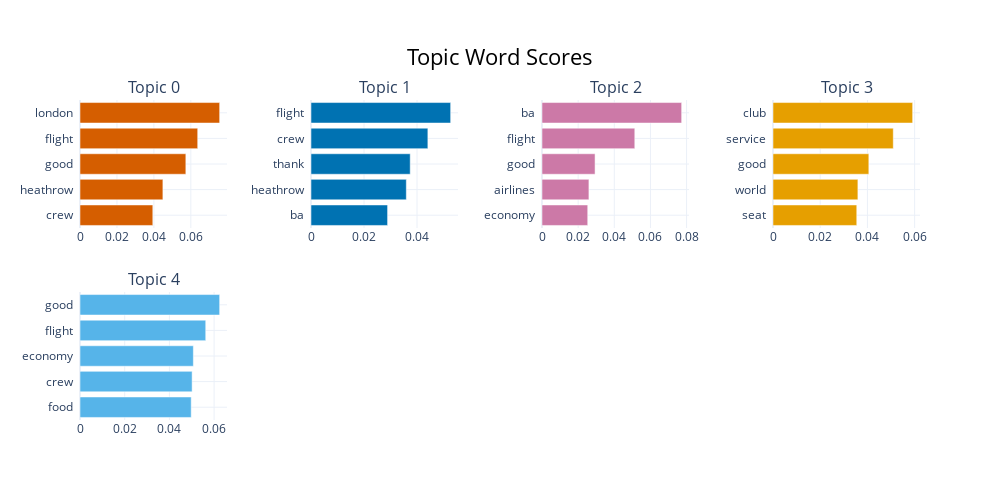

The code cell stored with this chart in its notebook:
### Code cell
topic_model.visualize_barchart(top_n_topics=5)

### Figure 1 — Plotly figure (JSON) as saved in the notebook; plotly's stock layout.template omitted (floating-point values rounded to 4 significant figures)
{"data": [{"marker": {"color": "#D55E00"}, "orientation": "h", "type": "bar", "x": [0.03942, 0.04488, 0.05731, 0.06373, 0.07561], "xaxis": "x", "y": ["crew  ", "heathrow  ", "good  ", "flight  ", "london  "], "yaxis": "y"}, {"marker": {"color": "#0072B2"}, "orientation": "h", "type": "bar", "x": [0.02889, 0.03596, 0.03743, 0.04409, 0.05269], "xaxis": "x2", "y": ["ba  ", "heathrow  ", "thank  ", "crew  ", "flight  "], "yaxis": "y2"}, {"marker": {"color": "#CC79A7"}, "orientation": "h", "type": "bar", "x": [0.0253, 0.02596, 0.02936, 0.05134, 0.07727], "xaxis": "x3", "y": ["economy  ", "airlines  ", "good  ", "flight  ", "ba  "], "yaxis": "y3"}, {"marker": {"color": "#E69F00"}, "orientation": "h", "type": "bar", "x": [0.03548, 0.03596, 0.0406, 0.05095, 0.05916], "xaxis": "x4", "y": ["seat  ", "world  ", "good  ", "service  ", "club  "], "yaxis": "y4"}, {"marker": {"color": "#56B4E9"}, "orientation": "h", "type": "bar", "x": [0.04976, 0.05017, 0.05072, 0.05626, 0.06249], "xaxis": "x5", "y": ["food  ", "crew  ", "economy  ", "flight  ", "good  "], "yaxis": "y5"}], "layout": {"annotations": [{"font": {"size": 16}, "showarrow": false, "text": "Topic 0", "x": 0.0875, "xanchor": "center", "xref": "paper", "y": 1, "yanchor": "bottom", "yref": "paper"}, {"font": {"size": 16}, "showarrow": false, "text": "Topic 1", "x": 0.3625, "xanchor": "center", "xref": "paper", "y": 1, "yanchor": "bottom", "yref": "paper"}, {"font": {"size": 16}, "showarrow": false, "text": "Topic 2", "x": 0.6375, "xanchor": "center", "xref": "paper", "y": 1, "yanchor": "bottom", "yref": "paper"}, {"font": {"size": 16}, "showarrow": false, "text": "Topic 3", "x": 0.9125, "xanchor": "center", "xref": "paper", "y": 1, "yanchor": "bottom", "yref": "paper"}, {"font": {"size": 16}, "showarrow": false, "text": "Topic 4", "x": 0.0875, "xanchor": "center", "xref": "paper", "y": 0.4, "yanchor": "bottom", "yref": "paper"}], "height": 500, "hoverlabel": {"bgcolor": "white", "font": {"family": "Rockwell", "size": 16}}, "showlegend": false, "title": {"font": {"color": "Black", "size": 22}, "text": "Topic Word Scores", "x": 0.5, "xanchor": "center", "yanchor": "top"}, "width": 1000, "xaxis": {"anchor": "y", "domain": [0, 0.175], "showgrid": true}, "xaxis2": {"anchor": "y2", "domain": [0.275, 0.45], "showgrid": true}, "xaxis3": {"anchor": "y3", "domain": [0.55, 0.725], "showgrid": true}, "xaxis4": {"anchor": "y4", "domain": [0.825, 1], "showgrid": true}, "xaxis5": {"anchor": "y5", "domain": [0, 0.175], "showgrid": true}, "xaxis6": {"anchor": "y6", "domain": [0.275, 0.45], "showgrid": true}, "xaxis7": {"anchor": "y7", "domain": [0.55, 0.725], "showgrid": true}, "xaxis8": {"anchor": "y8", "domain": [0.825, 1], "showgrid": true}, "yaxis": {"anchor": "x", "domain": [0.6, 1], "showgrid": true}, "yaxis2": {"anchor": "x2", "domain": [0.6, 1], "showgrid": true}, "yaxis3": {"anchor": "x3", "domain": [0.6, 1], "showgrid": true}, "yaxis4": {"anchor": "x4", "domain": [0.6, 1], "showgrid": true}, "yaxis5": {"anchor": "x5", "domain": [0, 0.4], "showgrid": true}, "yaxis6": {"anchor": "x6", "domain": [0, 0.4], "showgrid": true}, "yaxis7": {"anchor": "x7", "domain": [0, 0.4], "showgrid": true}, "yaxis8": {"anchor": "x8", "domain": [0, 0.4], "showgrid": true}}}
